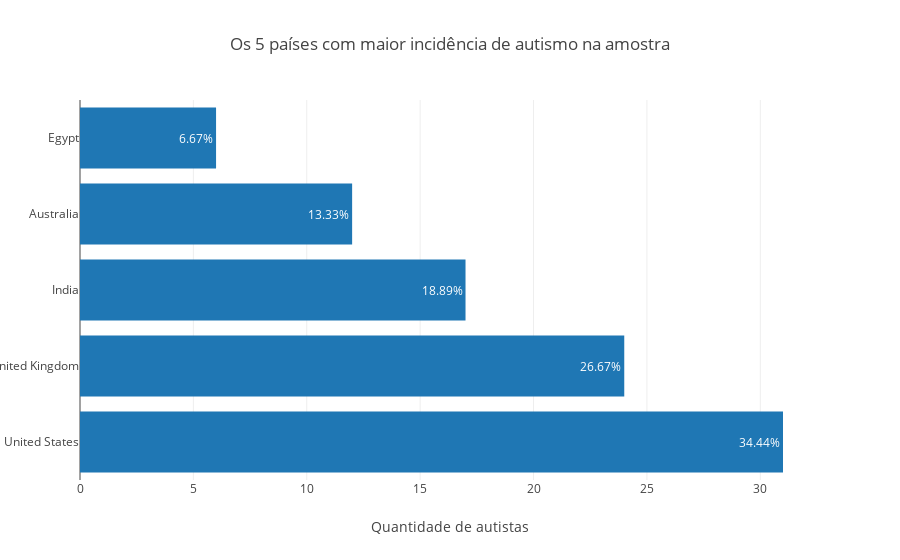
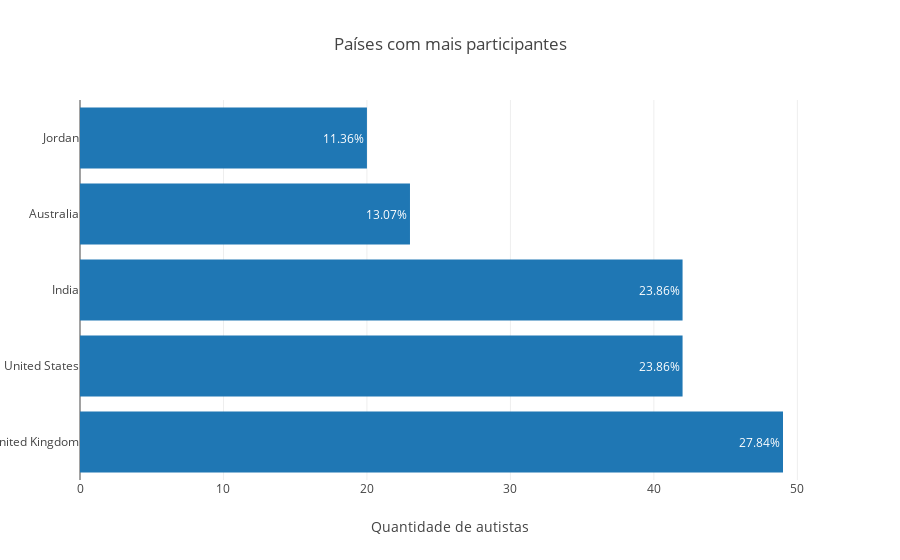

Write notebook code for charts like these, in order.
### Markdown cell above
### Os 5 países com maior incidencia de autismo no dataset

### Code cell
# Filtrando dataframe apenas para crianças autistas
df_aut = df[df['Class/ASD'] == "YES"]

#Armazenando a quantidade em ordem crescente do número de autistas por paises.
contry = df_aut['contry_of_res'].value_counts().sort_values(ascending = False)
country = df['contry_of_res'].value_counts().sort_values(ascending = False)

# COnstruindo o gráfico
data2 = [go.Bar(x = contry[:5],
                y = contry.index[:5],
                text = porcentagem(contry[:5]),
                textposition = 'auto',
                orientation = 'h')]

py.iplot({
"data": data2,
"layout": Layout(
    title="Os 5 países com maior incidência de autismo na amostra",
    xaxis=dict(title="Quantidade de autistas"),
    yaxis=dict(title="")
)
})

data3 = [go.Bar(x = country[:5],
                y = country.index[:5],
                text = porcentagem(country[:5]),
                textposition = 'auto',
                orientation = 'h')]

py.iplot({
"data": data3,
"layout": Layout(
    title="Países com mais participantes",
    xaxis=dict(title="Quantidade de autistas"),
    yaxis=dict(title="")
)
})

### Figure 1 — Plotly figure (JSON) as saved in the notebook; plotly's stock layout.template omitted (floating-point values rounded to 4 significant figures)
{"data": [{"orientation": "h", "text": ["34.44%", "26.67%", "18.89%", "13.33%", "6.67%"], "textposition": "auto", "type": "bar", "uid": "419d02f2-0575-4119-b97b-d15cb64e2e29", "x": [31, 24, 17, 12, 6], "y": ["United States", "United Kingdom", "India", "Australia", "Egypt"]}], "layout": {"title": {"text": "Os 5 países com maior incidência de autismo na amostra"}, "xaxis": {"title": {"text": "Quantidade de autistas"}}, "yaxis": {"title": {"text": ""}}}}

### Figure 2 — Plotly figure (JSON) as saved in the notebook; plotly's stock layout.template omitted (floating-point values rounded to 4 significant figures)
{"data": [{"orientation": "h", "text": ["27.84%", "23.86%", "23.86%", "13.07%", "11.36%"], "textposition": "auto", "type": "bar", "uid": "c280328e-70c6-4764-b650-cf692c14af7c", "x": [49, 42, 42, 23, 20], "y": ["United Kingdom", "United States", "India", "Australia", "Jordan"]}], "layout": {"title": {"text": "Países com mais participantes"}, "xaxis": {"title": {"text": "Quantidade de autistas"}}, "yaxis": {"title": {"text": ""}}}}
